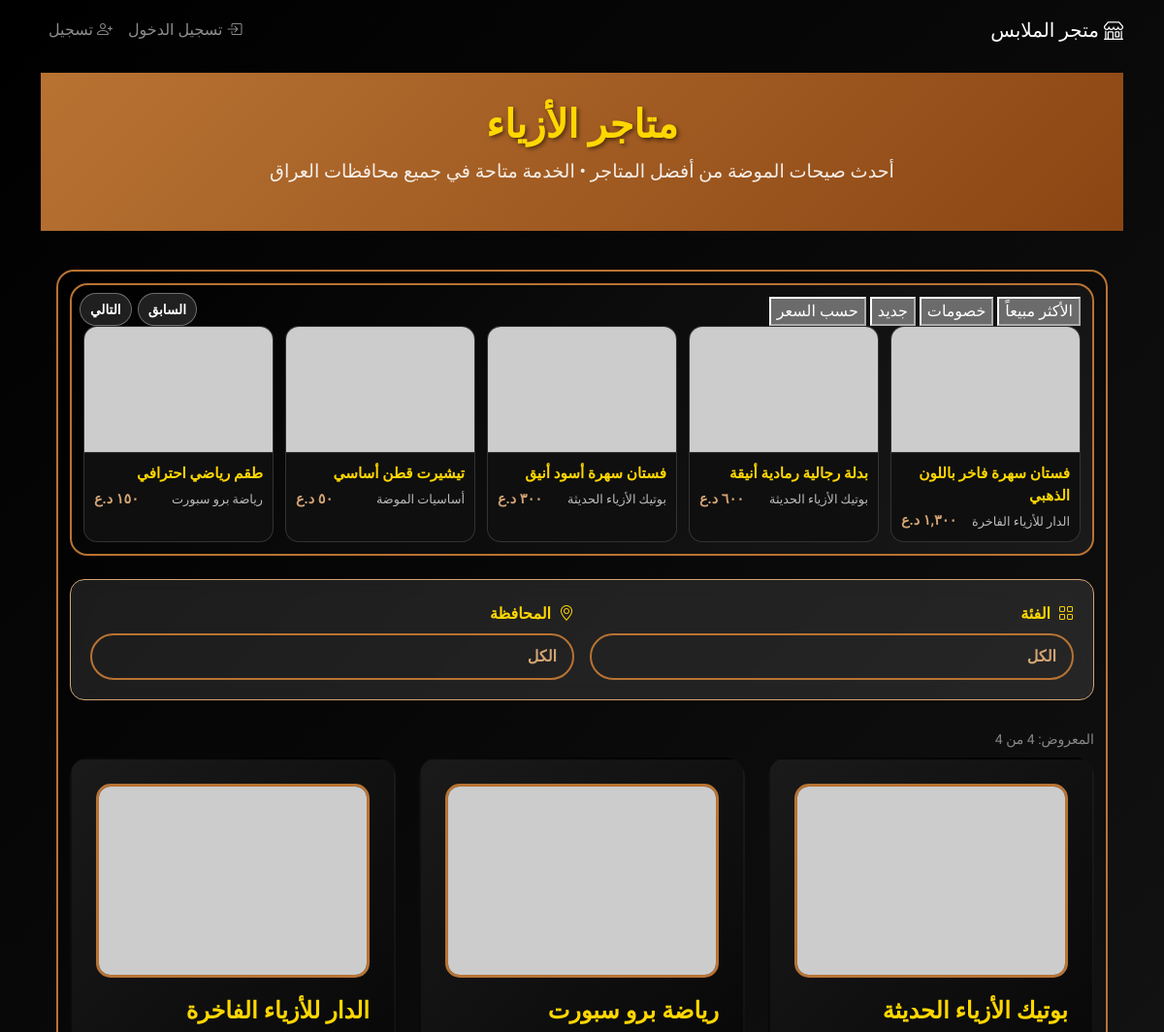
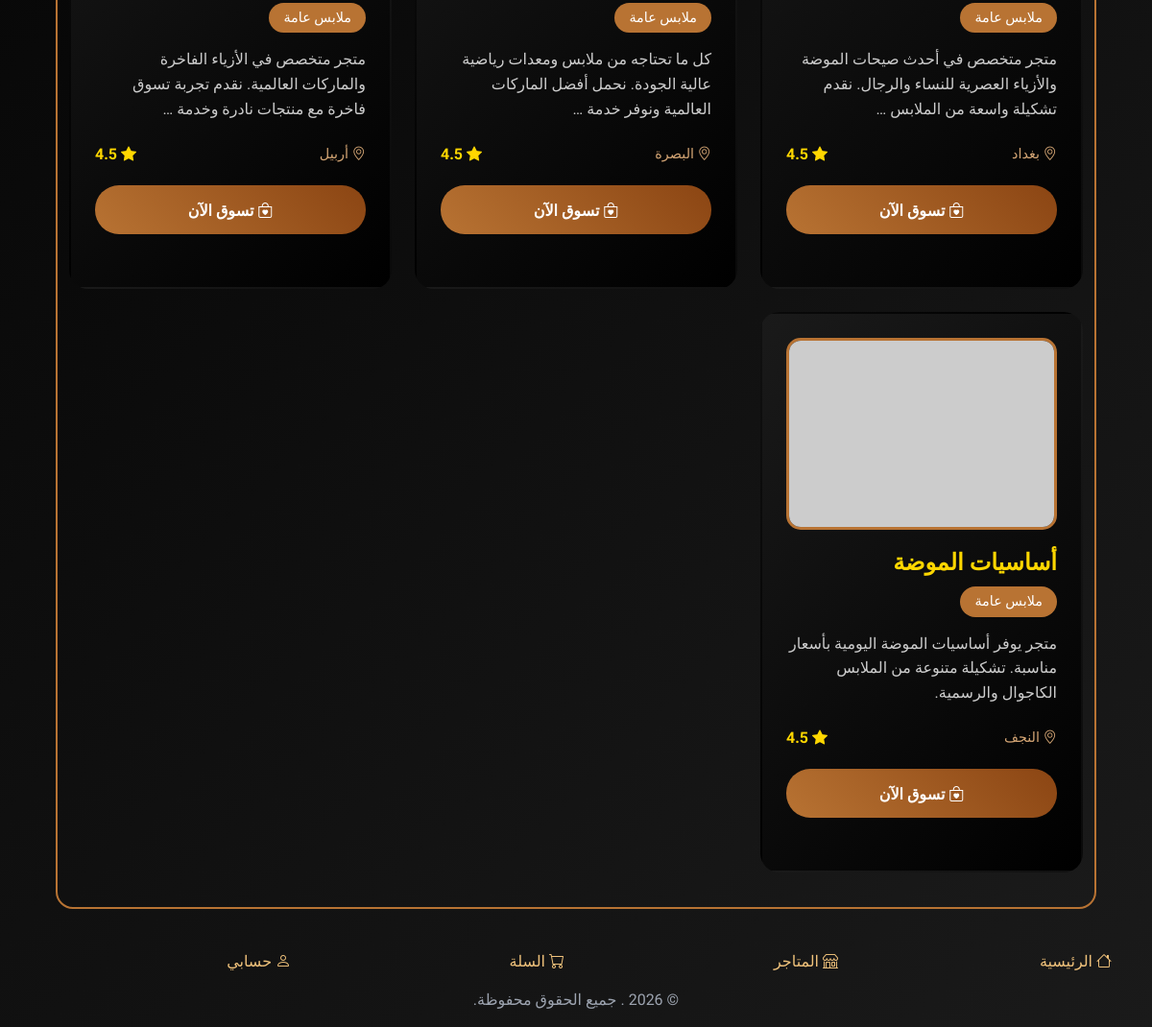
The page /stores/ on the database its author committed (2 pictures, top to bottom).
### core/models.py (models this page shows, shortened)
class Product(models.Model):
    CATEGORY_CHOICES = [
        ('men', 'رجالي'),
        ('women', 'نسائي'),
        ('kids', 'أطفال'),
        ('cosmetics', 'كوزمتك'),
        ('perfumes', 'عطور'),
        ('sports', 'رياضية'),
        ('casual', 'كاجوال'),
        ('formal', 'رسمية'),
        ('accessories', 'إكسسوارات'),
        ('watches', 'ساعات'),
        ('shoes', 'أحذية'),
    ]
    store = models.ForeignKey(Store, on_delete=models.CASCADE)
    name = models.CharField(max_length=200)
    description = models.TextField()
    base_price = models.DecimalField(max_digits=10, decimal_places=2)
    discount_price = models.DecimalField(max_digits=10, decimal_places=2, null=True, blank=True)
    allow_negotiation = models.BooleanField(default=True)
    minimum_acceptable_price = models.DecimalField(max_digits=10, decimal_places=2, null=True, blank=True)
    alert_note = models.TextField(blank=True, default='')
    show_store_rating = models.BooleanField(default=True)
    category = models.CharField(max_length=20, choices=CATEGORY_CHOICES)
    SIZE_TYPE_CHOICES = [
        ('symbolic', 'رمزية'),
        ('numeric', 'رقمية'),
        ('none', 'بدون'),
    ]
    size_type = models.CharField(max_length=10, choices=SIZE_TYPE_CHOICES, default='symbolic')
    FIT_TYPE_CHOICES = [
        ('small', 'قالب صغير'),
        ('standard', 'قالب قياسي'),
        ('oversized', 'قالب واسع'),
    ]
    fit_type = models.CharField(max_length=10, choices=FIT_TYPE_CHOICES, default='standard')
    is_active = models.BooleanField(default=True)
    status = models.CharField(max_length=10, choices=[('DRAFT','مسودة'),('ACTIVE','نشط'),('DISABLED','غير نشط')], default='DRAFT', db_index=True)
    is_featured = models.BooleanField(default=False)
    rating = models.DecimalField(max_digits=3, decimal_places=2, default=0.0)
    created_at = models.DateTimeField(auto_now_add=True)
    class Meta:
        indexes = [
            models.Index(fields=['status']),
            models.Index(fields=['store']),
        ]
    @property
    def main_image(self):
        return self.images.filter(is_main=True).first()

class Store(models.Model):
    CATEGORY_CHOICES = [
        ('women', 'ملابس نسائية'),
        ('men', 'ملابس رجالية'),
        ('kids', 'ملابس أطفال'),
        ('perfumes', 'عطور'),
        ('cosmetics', 'كوزمتك'),
        ('watches', 'ساعات'),
        ('shoes', 'أحذية'),
        ('clothing', 'ملابس عامة'),
    ]
    owner = models.ForeignKey(User, on_delete=models.SET_NULL, null=True, blank=True, limit_choices_to={'role': 'store_admin'})
    name = models.CharField(max_length=200)
    city = models.CharField(max_length=100)
    address = models.TextField()
    description = models.TextField(blank=True)
    logo = models.ImageField(upload_to='stores/', blank=True, null=True)
    category = models.CharField(max_length=20, choices=CATEGORY_CHOICES, default='clothing')
    is_active = models.BooleanField(default=True)
    created_at = models.DateTimeField(auto_now_add=True)
    rating = models.DecimalField(max_digits=3, decimal_places=2, default=0.0)
    delivery_time = models.CharField(max_length=50, default='30-45 دقيقة')
    delivery_fee = models.DecimalField(max_digits=10, decimal_places=2, default=1000.00)
    status = models.CharField(max_length=10, choices=[('DRAFT','مسودة'),('ACTIVE','نشط'),('DISABLED','غير نشط')], default='ACTIVE')
    primary_color = models.CharField(max_length=7, blank=True, default='')
    secondary_color = models.CharField(max_length=7, blank=True, default='')
    free_delivery_threshold = models.DecimalField(max_digits=10, decimal_places=2, null=True, blank=True)
    currency = models.CharField(max_length=10, default='IQD')
    owner_phone = models.CharField(max_length=20, blank=True, default='')
    owner_contact_name = models.CharField(max_length=100, blank=True, default='')
    owner_profile = models.ForeignKey('StoreOwner', on_delete=models.SET_NULL, null=True, blank=True)
    owner_user = models.ForeignKey(User, on_delete=models.SET_NULL, null=True, blank=True, related_name='owned_store')
    delivery_time_value = models.PositiveIntegerField(default=0)
    delivery_time_unit = models.CharField(max_length=10, choices=[('hour','ساعة'),('day','يوم')], blank=True, default='')
    latitude = models.DecimalField(max_digits=9, decimal_places=6, blank=True, null=True)
    longitude = models.DecimalField(max_digits=9, decimal_places=6, blank=True, null=True)
    formatted_address = models.TextField(blank=True)
    negotiation_enabled = models.BooleanField(default=True)
    negotiation_max_price = models.DecimalField(max_digits=10, decimal_places=2, null=True, blank=True)
    @property
    def main_logo_url(self):
        try:
            if self.logo:
                thumb = get_imagefield_thumbnail_url(self.logo, 320, 'stores/thumbs')
                if thumb:
                    return thumb
                return self.logo.url
        except Exception:
            pass
        from .models import Product
        p = Product.objects.filter(store=self).prefetch_related('images').first()
        if p:
            img = p.main_image or p.images.first()
            if img:
                u = img.get_thumbnail_url()
                if u:
                    return u
        return os.environ.get('DEFAULT_PLACEHOLDER_IMAGE_URL', 'https://placehold.co/120x120?text=Store')

### core/views.py (the view)
# urls.py: path('stores/', views.store_list, name='store_list'),
def store_list(request):
    stores = Store.objects.filter(is_active=True).order_by('id')
    category = request.GET.get('category')
    if category:
        from django.db.models import Q, Exists, OuterRef
        stores = stores.filter(
            Q(category=category) |
            Exists(Product.objects.filter(store=OuterRef('pk'), category=category))
        )
    city = request.GET.get('city')
    if city:
        stores = stores.filter(city=city)
    cities = Store.objects.filter(is_active=True).values_list('city', flat=True).distinct()
    allowed_store_categories = ['women','men','kids','cosmetics','watches','perfumes','shoes']
    filtered_categories = [c for c in Store.CATEGORY_CHOICES if c[0] in allowed_store_categories]
    showcase_products = []
    try:
        prod_qs = Product.objects.filter(is_active=True)
        if category:
            prod_qs = prod_qs.filter(store__category=category)
        if city:
            prod_qs = prod_qs.filter(store__city=city)
        showcase_products = prod_qs.select_related('store').prefetch_related('images').order_by('?')[:12]
    except Exception:
        showcase_products = []
    page_number = request.GET.get('page') or 1
    page_size = 12
    paginator = Paginator(stores, page_size)
    page_obj = paginator.get_page(page_number)
    base_params = request.GET.copy()
    next_page_url = None
    if page_obj.has_next():
        base_params['page'] = page_obj.next_page_number()
        next_page_url = f"{request.path}?{base_params.urlencode()}"
    cart = request.session.get('cart', [])
    cart_items_count = cart_count(cart)
    context = {
        'stores': page_obj,
        'stores_total': paginator.count,
        'stores_start': page_obj.start_index() if paginator.count else 0,
        'stores_end': page_obj.end_index() if paginator.count else 0,
        'stores_has_next': page_obj.has_next(),
        'stores_next_url': next_page_url,
        'cities': cities,
        'selected_city': city,
        'selected_category': category,
        'store_categories': filtered_categories,
        'cart_items_count': cart_items_count,
        'showcase_products': showcase_products,
    }
    return render(request, 'store/store_list.html', context)

### core/templates/store/store_list.html (shortened to what this page needs)
{% extends 'base.html' %}
{% load static %}
{% load math_filters %}
{% block content %}
<div class="fashion-header">
    <div class="container-fluid px-0">
        <div class="container container-desktop-only px-3">
            <div class="row">
                <div class="col-12 text-center">
                    <h1 class="page-title">متاجر الأزياء</h1>
                    <p class="page-subtitle">أحدث صيحات الموضة من أفضل المتاجر • الخدمة متاحة في جميع محافظات العراق</p>
                </div>
            </div>
        </div>
    </div>
</div>
<div class="container-fluid px-0 store-list-wrap">
    <div class="container container-desktop-only px-3">
    <div class="showcase mobile-product-rail">
    <div class="showcase mobile-product-rail">
        <div class="rail-tabs">
            <button type="button" class="rail-tab active" data-tab="best">الأكثر مبيعاً</button>
            <button type="button" class="rail-tab" data-tab="discount">خصومات</button>
            <button type="button" class="rail-tab" data-tab="new">جديد</button>
            <button type="button" class="rail-tab" data-tab="price">حسب السعر</button>
        </div>
        <div class="showcase-controls">
            <button class="showcase-btn" id="scPrev">السابق</button>
            <button class="showcase-btn" id="scNext">التالي</button>
        </div>
        <div class="showcase-track rail-scroller rail-2rows" id="showcaseTrack" dir="rtl">
            {% for p in showcase_products %}
            <div class="showcase-card rail-item" data-store-id="{{ p.store.id|default:'' }}" data-is-new="0" data-discount="{% if p.discount_price and p.discount_price < p.base_price %}1{% else %}0{% endif %}" data-sold="" data-price="{{ p.discount_price|default:p.base_price }}" data-created-at="{{ p.created_at|date:'c' }}" onclick="window.location.href='{% url 'product_detail' p.id %}'">
                {% if p.main_image %}
                    {% with url=p.main_image.get_thumbnail_url %}
                        {% if url %}
                            <img src="{{ url }}" alt="{{ p.name }}" class="showcase-img" width="300" height="130" loading="lazy" decoding="async" onerror="this.onerror=null;this.src='https://placehold.co/300x300?text=Image'">
                        {% else %}
                            <div class="showcase-img" style="background: linear-gradient(45deg, var(--copper), var(--copper-dark)); display:flex; align-items:center; justify-content:center; color:#fff;">
                                <i class="bi bi-bag" style="font-size:2rem;"></i>
                            </div>
                        {% endif %}
                    {% endwith %}
                {% else %}
                <div class="showcase-img" style="background: linear-gradient(45deg, var(--copper), var(--copper-dark)); display:flex; align-items:center; justify-content:center; color:#fff;">
                    <i class="bi bi-bag" style="font-size:2rem;"></i>
                </div>
                {% endif %}
                <div class="showcase-info">
                    <div class="showcase-title">{{ p.name|truncatechars:32 }}</div>
                    <div class="d-flex justify-content-between align-items-center">
                        <div class="showcase-store">{{ p.store.name|truncatechars:22 }}</div>
                        <div class="showcase-price">{{ p.base_price|iqd }}</div>
                    </div>
                </div>
            </div>
            {% endfor %}
        </div>
    </div>
    <div class="category-filters">
        <div class="row g-3 align-items-end">
            <div class="col-md-6">
                <label class="filter-label"><i class="bi bi-grid me-2"></i>الفئة</label>
                <select id="categorySelect" class="filter-select" onchange="applyFilters()">
                    <option value="" {% if not selected_category %}selected{% endif %}>الكل</option>
                </select>
            </div>
            <div class="col-md-6">
                <label class="filter-label"><i class="bi bi-geo-alt me-2"></i>المحافظة</label>
                <select id="citySelect" class="filter-select" onchange="applyFilters()">
                    <option value="" {% if not selected_city %}selected{% endif %}>الكل</option>
                </select>
            </div>
        </div>
    </div>
    <div class="d-flex justify-content-between align-items-center mb-2">
        <small id="storesCount" class="text-white-50">المعروض: {{ stores_end }} من {{ stores_total }}</small>
    </div>
    <div class="row mobile-horizontal-scroll stores-scroll" id="storesGrid" data-page-size="6">
        {% for store in stores %}
        <div class="col-lg-4 col-md-6 mb-4">
            <div class="store-card">
                {% if store.main_logo_url %}
                    <img src="{{ store.main_logo_url }}" alt="{{ store.name }}" class="store-image" width="320" height="200" loading="lazy" decoding="async" onerror="this.onerror=null;this.src='https://placehold.co/320x220?text=Store'">
                {% else %}
                    <div class="store-image d-flex align-items-center justify-content-center"
                         style="background: linear-gradient(45deg, var(--copper), var(--copper-dark)); color: white;">
                        <i class="bi bi-shop" style="font-size: 4rem;"></i>
                    </div>
                {% endif %}
                <h3 class="store-name">{{ store.name }}</h3>
                <span class="store-category">{{ store.get_category_display }}</span>
                <p class="store-description">{{ store.description|default:"متجر متخصص في أحدث صيحات الموضة"|truncatewords:15 }}</p>
                <div class="store-info">
                    <div class="store-location">
                        <i class="bi bi-geo-alt"></i> {{ store.city }}
                    </div>
                    <div class="store-rating">
                        <i class="bi bi-star-fill"></i> {{ store.rating|default:"4.5" }}
                    </div>
                </div>
                <button class="visit-store-btn" onclick="window.location.href='{% url 'store_detail' store.id %}'">
                    <i class="bi bi-bag-heart"></i> تسوق الآن
                </button>
            </div>
        </div>
        {% endfor %}
    </div>
</div>
{% endblock %}

### rows shown on the page
Product: name "فستان سهرة فاخر باللون الذهبي", store.name "الدار للأزياء الفاخرة", base_price|iqd "١,٣٠٠ د.ع"
Product: name "بدلة رجالية رمادية أنيقة", store.name "بوتيك الأزياء الحديثة", base_price|iqd "٦٠٠ د.ع"
Product: name "فستان سهرة أسود أنيق", store.name "بوتيك الأزياء الحديثة", base_price|iqd "٣٠٠ د.ع"
Product: name "تيشيرت قطن أساسي", store.name "أساسيات الموضة", base_price|iqd "٥٠ د.ع"
Product: name "طقم رياضي احترافي", store.name "رياضة برو سبورت", base_price|iqd "١٥٠ د.ع"
Store: name "بوتيك الأزياء الحديثة", category "ملابس عامة", description "متجر متخصص في أحدث صيحات الموضة والأزياء العصرية للنساء والرجال. نقدم تشكيلة واسعة من الملابس …", city "بغداد", rating "4.5"
Store: name "رياضة برو سبورت", category "ملابس عامة", description "كل ما تحتاجه من ملابس ومعدات رياضية عالية الجودة. نحمل أفضل الماركات العالمية ونوفر خدمة …", city "البصرة", rating "4.5"
Store: name "الدار للأزياء الفاخرة", category "ملابس عامة", description "متجر متخصص في الأزياء الفاخرة والماركات العالمية. نقدم تجربة تسوق فاخرة مع منتجات نادرة وخدمة …", city "أربيل", rating "4.5"
Store: name "أساسيات الموضة", category "ملابس عامة", description "متجر يوفر أساسيات الموضة اليومية بأسعار مناسبة. تشكيلة متنوعة من الملابس الكاجوال والرسمية.", city "النجف", rating "4.5"

### other values the page prints
{{ stores_total }} "4"
